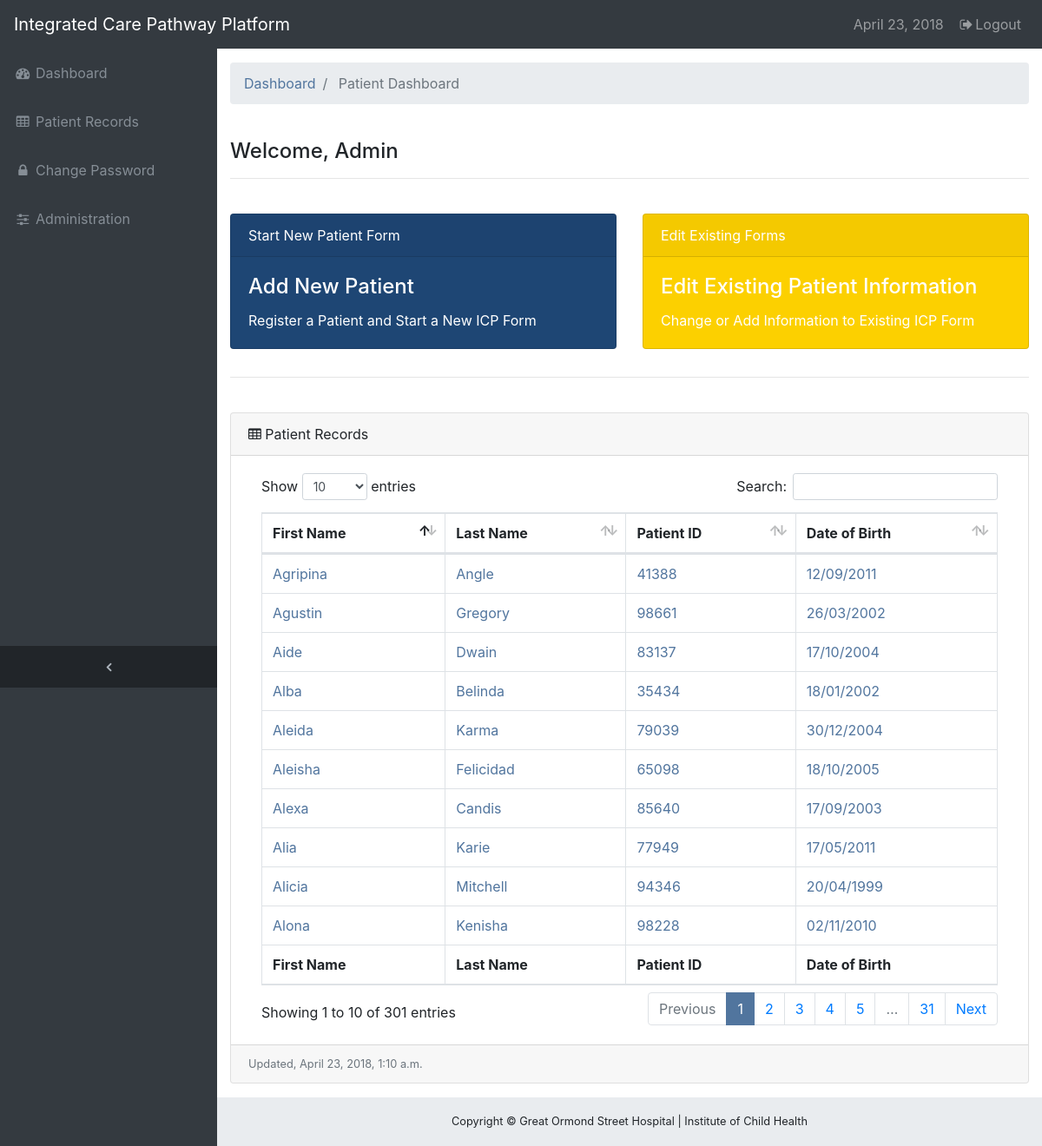
The page / (signed in) on the database its author committed.
### form/models.py (models this page shows, shortened)
class Patient(models.Model):
    first_name = models.CharField(max_length=100)
    last_name = models.CharField(max_length=100,)
    patient_id = models.CharField(max_length=100, validators=[val_pat_id], unique=True)
    date_of_birth = models.DateField(validators=[valid_dob])

### form/views.py (the view)
@login_required
def get_patient_dashboard(request):
    time = datetime.now()
    patients = Patient.objects.all()
    return render(request, 'form/patient_dashboard.html', {'patients':patients, 'db_time': time, 'date': current_date()}, )

### form/views.py (called while the page is built)
def current_date():
    return date.today()

### form/templates/form/patient_dashboard.html (shortened to what this page needs)
{% extends 'form/base.html' %}
{% block breadcrumb %}
<li class="breadcrumb-item active">
    Patient Dashboard
</li>
{% endblock %}
{% block content %}
<div class="row1">
    <br>
    <h4>Welcome, {{user.first_name}} {{user.last_name}}</h4>
    <hr>
    <br>
</div>
<div class="row">
    <div class="col-6">
        <a href="/add-patient">
            <div class="card text-white bg-success mb-3" style="max-width: 30rem;max-height: 80rem;background-color:#1E4674!important;">
                <div class="card-header">Start New Patient Form</div>
                <div class="card-body">
                    <h4 class="card-title">Add New Patient</h4>
                    <p class="card-text">Register a Patient and Start a New ICP Form</p>
                </div>
            </div>
        </a>
    </div>
    <div class="col-6">
        <a href="/edit-patient">
            <div class="card text-white bg-warning mb-2" style="max-width: 30rem;max-height: 80rem;background-color:#FCD000!important;">
                <div class="card-header">Edit Existing Forms</div>
                <div class="card-body">
                    <h4 class="card-title">Edit Existing Patient Information</h4>
                    <p class="card-text">Change or Add Information to Existing ICP Form</p>
                </div>
            </div>
        </a>
    </div>
</div>
<hr>
<br>
 <div class="card mb-3">
        <div class="card-header">
          <i class="fa fa-table"></i>  Patient Records</div>
        <div class="card-body">
          <div class="table-responsive">
            <table class="table table-bordered" id="dataTable" width="100%" cellspacing="0">
              <thead>
                <tr>
                  <th>First Name</th>
                  <th>Last Name</th>
                  <th>Patient ID</th>
                  <th>Date of Birth</th>
                </tr>
              </thead>
              <tfoot>
                <tr>
                  <th>First Name</th>
                  <th>Last Name</th>
                  <th>Patient ID</th>
                  <th>Date of Birth</th>
                </tr>
              </tfoot>
              <tbody>
              {% for p in patients %}
                <tr>
                  <td><a href="{% url 'get_patient_information' p.patient_id %}" </a>{{p.first_name}}</td>
                  <td><a href="{% url 'get_patient_information' p.patient_id %}" </a>{{p.last_name}}</td>
                  <td><a href="{% url 'get_patient_information' p.patient_id %}" </a>{{p.patient_id}}</td>
                  <td><a href="{% url 'get_patient_information' p.patient_id %}" </a>{{p.date_of_birth | date:'d/m/Y'}}</td>
                </tr>
              {% endfor %}
            </tbody>
            </table>
          </div>
        </div>
        <div class="card-footer small text-muted">Updated, {{db_time}}</div>
      </div>
    </div>
{% endblock %}

### form/templates/form/base.html (shortened to what this page needs)
{% load static %}
<html lang="en">
<head>
  <link href="{% static 'vendor/bootstrap/css/bootstrap.min.css' %}" rel="stylesheet">
  <link href="{% static 'vendor/font-awesome/css/font-awesome.min.css' %}" rel="stylesheet" type="text/css">
  <link href="{% static 'css/sb-admin.css' %}" rel="stylesheet">
  <link href="{% static 'vendor/datatables/dataTables.bootstrap4.css' %}" rel="stylesheet">
</head>
<body class="fixed-nav sticky-footer bg-dark" id="page-top">
  <nav class="navbar navbar-expand-lg navbar-dark bg-dark fixed-top" id="mainNav">
    <a class="navbar-brand" href="{% url 'get_patient_dashboard'%}">Integrated Care Pathway Platform</a>
    <div class="collapse navbar-collapse" id="navbarResponsive">
      <ul class="navbar-nav navbar-sidenav" id="exampleAccordion">
        <li class="nav-item" data-toggle="tooltip" data-placement="right" title="Dashboard">
          <a class="nav-link" href="{% url 'get_patient_dashboard' %}">
            <i class="fa fa-fw fa-dashboard"></i>
            <span class="nav-link-text">Dashboard</span>
          </a>
        </li>
        <li class="nav-item" data-toggle="tooltip" data-placement="right" title="Patients">
          <a class="nav-link" href="/edit-patient">
            <i class="fa fa-fw fa-table"></i>
            <span class="nav-link-text">Patient Records</span>
          </a>
        </li>
        <li class="nav-item" data-toggle="tooltip" data-placement="right" title="Passsword">
          <a class="nav-link" href="/password">
            <i class="fa fa-fw fa-lock"></i>
            <span class="nav-link-text">Change Password</span>
          </a>
        </li>
        <li class="nav-item" data-toggle="tooltip" data-placement="right" title="Administration">
          <a class="nav-link" href="/admin">
            <i class="fa fa-fw fa-sliders"></i>
            <span class="nav-link-text">Administration</span>
          </a>
        </li>
      </ul>
      <ul class="navbar-nav sidenav-toggler">
        <li class="nav-item">
          <a class="nav-link text-center" id="sidenavToggler">
            <i class="fa fa-fw fa-angle-left"></i>
          </a>
        </li>
      </ul>
      <ul class="navbar-nav ml-auto">
        <li class="nav-item">
          <a class="nav-link">
            {{date}}</a>
        </li>
        <li class="nav-item">
          <a class="nav-link" data-toggle="modal" data-target="#exampleModal">
            <i class="fa fa-fw fa-sign-out"></i>Logout</a>
        </li>
      </ul>
    </div>
  </nav>
  <div class="content-wrapper">
    <div class="container-fluid">
      <ol class="breadcrumb">
        <li class="breadcrumb-item">
          <a href="{% url 'get_patient_dashboard' %}">Dashboard</a>
        </li>
        {% block breadcrumb %}
        {% endblock %}
      </ol>
      <div class="row">
        <div class="col-12">
          {% block content %}
            {% endblock %}
        </div>
      </div>
    </div>
    <footer class="sticky-footer">
      <div class="container">
        <div class="text-center">
          <small>Copyright © Great Ormond Street Hospital | Institute of Child Health</small>
        </div>
      </div>
    </footer>
</body>
</html>

### static/css/sb-admin.css (style rules this page uses)
html { position: relative; min-height: 100%; }
body { overflow-x: hidden; }
body.sticky-footer { margin-bottom: 56px; }
body.sticky-footer .content-wrapper { min-height: calc(100vh - 56px - 56px); }
body.fixed-nav { padding-top: 56px; }
.content-wrapper { min-height: calc(100vh - 56px); padding-top: 1rem; }
#mainNav .navbar-collapse { overflow: auto; max-height: 75vh; }
#mainNav .navbar-collapse .navbar-nav .nav-item .nav-link { cursor: pointer; }
#mainNav .navbar-collapse .sidenav-toggler { display: none; }
@media (min-width: 992px) { #mainNav .navbar-brand { width: 250px; } }
@media (min-width: 992px) { #mainNav .navbar-collapse { overflow: visible; max-height: none; } }
@media (min-width: 992px) { #mainNav .navbar-collapse .navbar-sidenav { position: absolute; top: 0; left: 0; -webkit-flex-direction: column; -ms-flex-direction: column; flex-direction: column; margin-top: 56px; } }
@media (min-width: 992px) { #mainNav .navbar-collapse .navbar-sidenav > .nav-item { width: 250px; padding: 0; } }
@media (min-width: 992px) { #mainNav .navbar-collapse .navbar-sidenav > .nav-item > .nav-link { padding: 1em; } }
#mainNav.fixed-top .sidenav-toggler { display: none; }
@media (min-width: 992px) { #mainNav.fixed-top .navbar-sidenav { height: calc(100vh - 112px); } }
@media (min-width: 992px) { #mainNav.fixed-top .sidenav-toggler { position: absolute; top: 0; left: 0; display: flex; -webkit-flex-direction: column; -ms-flex-direction: column; flex-direction: column; margin-top: calc(100vh - 56px); } }
@media (min-width: 992px) { #mainNav.fixed-top .sidenav-toggler > .nav-item { width: 250px; padding: 0; } }
@media (min-width: 992px) { #mainNav.fixed-top .sidenav-toggler > .nav-item > .nav-link { padding: 1em; } }
#mainNav.fixed-top.navbar-dark .sidenav-toggler { background-color: #212529; }
#mainNav.fixed-top.navbar-dark .sidenav-toggler a i { color: #adb5bd; }
.content-wrapper { overflow-x: hidden; background: white; }
@media (min-width: 992px) { .content-wrapper { margin-left: 250px; } }
#sidenavToggler i { font-weight: 800; }
#mainNav.navbar-dark .navbar-collapse .navbar-sidenav > .nav-item > .nav-link { color: #868e96; }
@media (min-width: 992px) { #mainNav.navbar-dark .navbar-collapse .navbar-sidenav { background: #343a40; } }
footer.sticky-footer { position: absolute; right: 0; bottom: 0; width: 100%; height: 56px; background-color: #e9ecef; line-height: 55px; }
@media (min-width: 992px) { footer.sticky-footer { width: calc(100% - 250px); } }

### form/templates/form/base.html (style rules this page uses)
a { color: #51759E; text-decoration: none; background-color: transparent; }

### rows shown on the page
Patient: first_name "Aleida", last_name "Karma", patient_id "79039", date_of_birth "30/12/2004"
Patient: first_name "Alona", last_name "Kenisha", patient_id "98228", date_of_birth "02/11/2010"
Patient: first_name "Agripina", last_name "Angle", patient_id "41388", date_of_birth "12/09/2011"
Patient: first_name "Alicia", last_name "Mitchell", patient_id "94346", date_of_birth "20/04/1999"
Patient: first_name "Agustin", last_name "Gregory", patient_id "98661", date_of_birth "26/03/2002"
Patient: first_name "Alexa", last_name "Candis", patient_id "85640", date_of_birth "17/09/2003"
Patient: first_name "Aide", last_name "Dwain", patient_id "83137", date_of_birth "17/10/2004"
Patient: first_name "Alia", last_name "Karie", patient_id "77949", date_of_birth "17/05/2011"
Patient: first_name "Alba", last_name "Belinda", patient_id "35434", date_of_birth "18/01/2002"
Patient: first_name "Aleisha", last_name "Felicidad", patient_id "65098", date_of_birth "18/10/2005"

### other values the page prints
{{ date }} "April 23, 2018"
{{ user.first_name }} "Admin"
